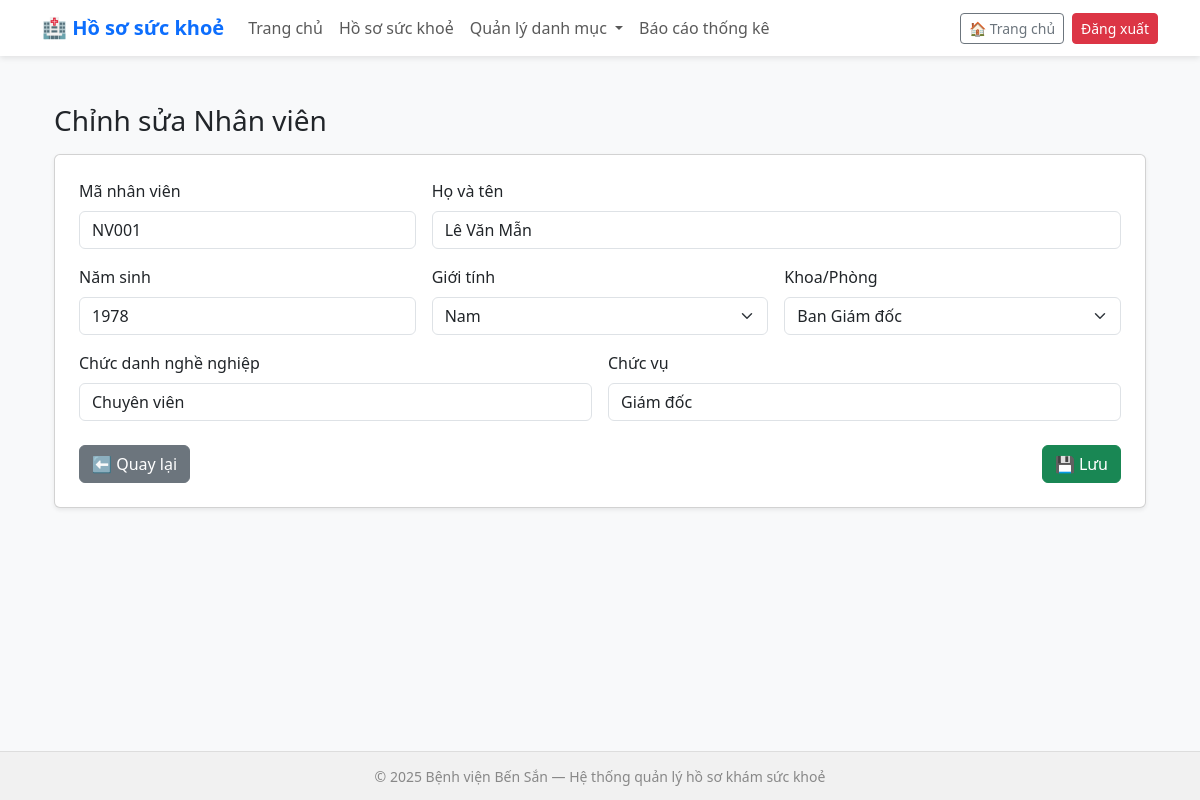
/employees/78/edit/, run on the app's committed database.
### health_records/models.py (models this page shows, shortened)
class Employee(models.Model):
    code = models.CharField(max_length=50, unique=True, verbose_name="Mã nhân viên")
    full_name = models.CharField(max_length=200, verbose_name="Họ và tên")
    birth_year = models.PositiveIntegerField(blank=True, null=True, verbose_name="Năm sinh")
    GENDER_CHOICES = [("Nam", "Nam"), ("Nữ", "Nữ")]
    gender = models.CharField(max_length=10, choices=GENDER_CHOICES, blank=True, null=True, verbose_name="Giới tính")
    job_title = models.CharField(max_length=200, blank=True, null=True, verbose_name="Chức danh nghề nghiệp")
    position = models.CharField(max_length=200, blank=True, null=True, verbose_name="Chức vụ")
    department = models.ForeignKey(Department, on_delete=models.SET_NULL, null=True, blank=True, verbose_name="Khoa/Phòng")
    class Meta:
        verbose_name = "Nhân viên"
        verbose_name_plural = "Danh sách nhân viên"
        ordering = ["full_name"]

class Department(models.Model):
    name = models.CharField(max_length=100, unique=True, verbose_name="Tên khoa/phòng")
    class Meta:
        verbose_name = "Khoa/Phòng"
        verbose_name_plural = "Danh mục Khoa/Phòng"
        ordering = ["name"]

### health_records/views.py (the view, shortened to what this page needs)
# urls.py: path("employees/<int:pk>/edit/", views.employee_edit, name="employee_edit"),
def employee_edit(request, pk):
    emp = get_object_or_404(Employee, pk=pk)
    departments = Department.objects.all()
    return render(request, 'health_records/employee_form.html', {
        'title': 'Chỉnh sửa Nhân viên',
        'employee': emp,
        'departments': departments
    })

### health_records/templates/health_records/employee_form.html (shortened to what this page needs)
{% extends 'health_records/base.html' %}
{% block content %}
<div class="container mt-4">
  <h3 class="mb-3">{{ title }}</h3>
  <form method="post" class="card p-4 shadow-sm">
    <div class="row g-3">
      <div class="col-md-4">
        <label class="form-label">Mã nhân viên</label>
        <input type="text" name="code" class="form-control"
               value="{{ employee.code|default:'' }}" required>
      </div>
      <div class="col-md-8">
        <label class="form-label">Họ và tên</label>
        <input type="text" name="full_name" class="form-control"
               value="{{ employee.full_name|default:'' }}" required>
      </div>
      <div class="col-md-4">
        <label class="form-label">Năm sinh</label>
        <input type="number" name="birth_year" class="form-control"
               value="{{ employee.birth_year|default:'' }}">
      </div>
      <div class="col-md-4">
        <label class="form-label">Giới tính</label>
        <select name="gender" class="form-select">
          <option value="Nam" {% if employee.gender == "Nam" %}selected{% endif %}>Nam</option>
        </select>
      </div>
      <div class="col-md-4">
        <label class="form-label">Khoa/Phòng</label>
        <select name="department" class="form-select">
          {% for d in departments %}
            <option value="{{ d.id }}" {% if employee.department.id == d.id %}selected{% endif %}>{{ d.name }}</option>
          {% endfor %}
        </select>
      </div>
      <div class="col-md-6">
        <label class="form-label">Chức danh nghề nghiệp</label>
        <input type="text" name="job_title" class="form-control"
               value="{{ employee.job_title|default:'' }}">
      </div>
      <div class="col-md-6">
        <label class="form-label">Chức vụ</label>
        <input type="text" name="position" class="form-control"
               value="{{ employee.position|default:'' }}">
      </div>
    </div>
    <div class="mt-4 d-flex justify-content-between">
      <a href="{% url 'employee_list' %}" class="btn btn-secondary">⬅ Quay lại</a>
      <button type="submit" class="btn btn-success">💾 Lưu</button>
    </div>
  </form>
</div>
{% endblock %}

### health_records/static/health_records/css.css (style rules this page uses)
body { background-color: #f8f9fa; min-height: 100vh; display: flex; flex-direction: column; }
.container { flex: 1; }

### data on the page
Employee: code "NV001", full_name "Lê Văn Mẫn", birth_year "1978", gender "Nam", department "Ban Giám đốc", job_title "Chuyên viên", position "Giám đốc"

### other printed values
{{ title }} "Chỉnh sửa Nhân viên"
